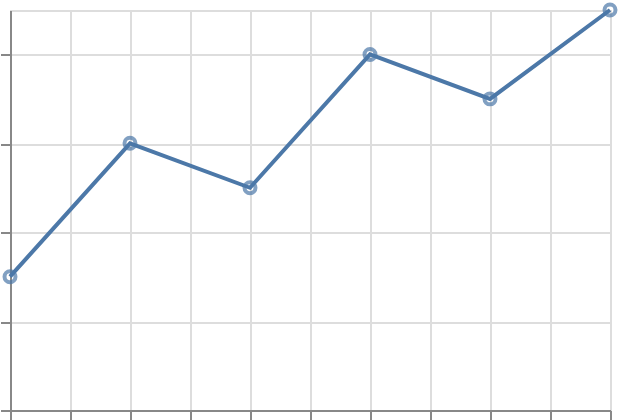

Express this chart as Vega-Lite.
### Vega-Lite specification from a JSON file in a GitHub repository (floating-point values rounded to 4 significant figures)
{"$schema": "https://vega.github.io/schema/vega-lite/v6.json", "padding": 5, "autosize": "none", "width": 300, "height": 200, "data": {"name": "table", "values": [{"c": "A", "g": "p", "x": 1, "y": 2, "v": 5, "t": "2024-01-15", "o": {"v": 3}, "IMDB Rating": 6.1, "d": "x1"}, {"c": "B", "g": "q", "x": 2, "y": 4, "v": 9, "t": "2024-02-20", "o": {"v": 7}, "IMDB Rating": 7.4, "d": "x2"}, {"c": "A", "g": "q", "x": 3, "y": 3, "v": 2, "t": "2024-03-05", "o": {"v": 1}, "IMDB Rating": 5.2, "d": "x1"}, {"c": "C", "g": "p", "x": 4, "y": 6, "v": 7, "t": "2024-05-30", "o": {"v": 4}, "IMDB Rating": 8.8, "d": "x3"}, {"c": "B", "g": "p", "x": 5, "y": 5, "v": 4, "t": "2024-07-11", "o": {"v": 9}, "IMDB Rating": 6.9, "d": "x2"}, {"c": "C", "g": "q", "x": 6, "y": 8, "v": 6, "t": "2024-09-02", "o": {"v": 2}, "IMDB Rating": 7.7, "d": "x3"}, {"c": "A", "g": "p", "x": 7, "y": 7, "v": 8, "t": "2024-11-25", "o": {"v": 5}, "IMDB Rating": 4.4, "d": "x1"}, {"c": "B", "g": "q", "x": 8, "y": 9, "v": 3, "t": "2024-12-31", "o": {"v": 8}, "IMDB Rating": 9.1, "d": "x2"}]}, "transform": [{"filter": "datum.x > 2"}], "layer": [{"mark": "line", "encoding": {"x": {"field": "x", "type": "quantitative"}, "y": {"field": "y", "type": "quantitative"}}}, {"mark": "point", "encoding": {"x": {"field": "x", "type": "quantitative"}, "y": {"field": "y", "type": "quantitative"}}}]}
